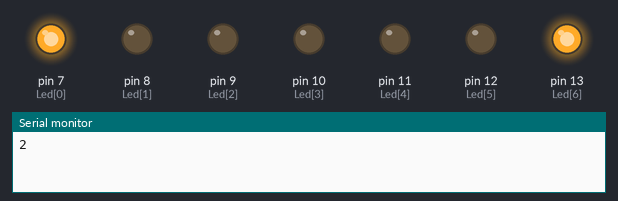
The sketch below on a simulated Arduino Uno, built with avr-gcc and run on an emulated ATmega328P. On the bench: output pins drawn as LEDs (lit = HIGH), the last lines printed to the serial monitor. Random numbers use the default seed unless the sketch sets one.

Above: at 0.1 s.
At 2.7 s:
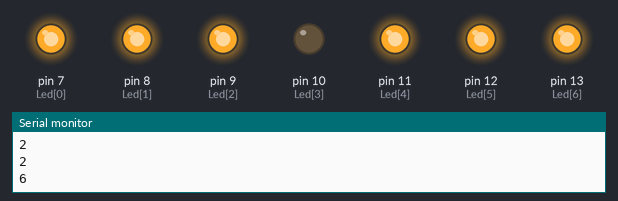
At 5.3 s:
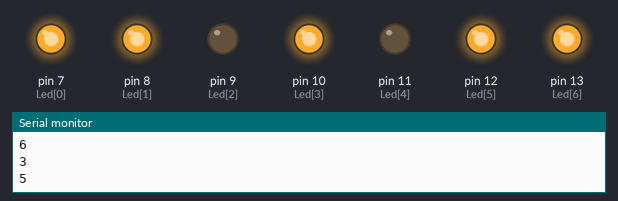
At 7.9 s:
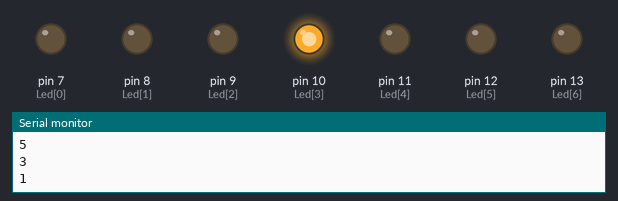
At 18.3 s:
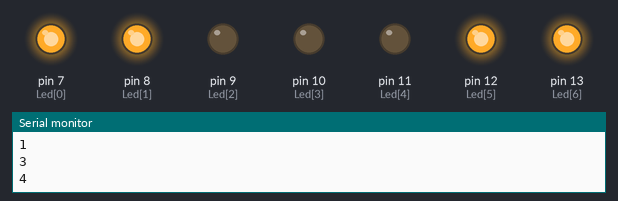
At 36.5 s:
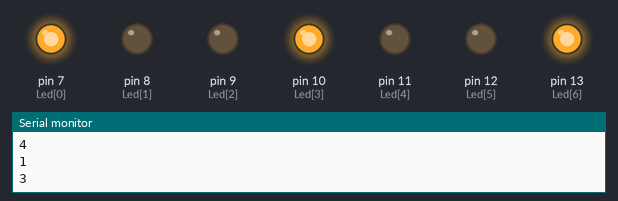
Timing chart, 0 to 40.0 s (numbered marks = the images above):
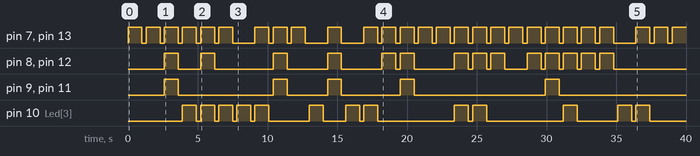

Measured:
- by itself, pin 10 (Led[3]): LOW → HIGH at 3.9 s, → LOW 1.0 s later, → HIGH 0.30 s later, → LOW 1.0 s later, … (26 changes in this stretch)
- by itself, pin 8 (Led[1]), pin 12 (Led[5]): LOW → HIGH at 2.6 s, → LOW 1.0 s later, → HIGH 1.6 s later, → LOW 1.0 s later, … (28 changes in this stretch)
- by itself, pin 9 (Led[2]), pin 11 (Led[4]): LOW → HIGH at 2.6 s, → LOW 1.0 s later, → HIGH 6.8 s later, → LOW 1.0 s later, … (10 changes in this stretch)

The sketch:

DigitalDiceLed.ino
```cpp
const int Led[] = {
  7, 8, 9, 10, 11, 12, 13
};

/*
 MAPPING OF DICE FACES IN Led[] INDEXES IS AS FOLLOW

 0      1
 2  3   4
 5      6
 *
 *
 */
const int DELAY_TIME = 1000;

void setup() {

  for (int x = 0; x < 7 ; x++) {
    pinMode(Led[x], OUTPUT);
    Serial.begin(9600);
  }

}

void loop() {

 // CHOOSE RANDOM NUMBER
  long  randNumber;
  randNumber = random(6) + 1;
  Serial.println(randNumber);

//  for (int x = 0; x < 7; x++) {
//    digitalWrite(Led[x], LOW);
//    //delay(500);
//  }

  switch (randNumber) {
    case 1:
      digitalWrite(Led[3], HIGH);//DIGITO 1
      delay(DELAY_TIME);
      break;
    case 2:
      digitalWrite(Led[0], HIGH);
      digitalWrite(Led[6], HIGH);
      delay(DELAY_TIME);
      //do something when var == 2
      break;

    case 3:
      digitalWrite(Led[0], HIGH);
      digitalWrite(Led[3], HIGH);
      digitalWrite(Led[6], HIGH);
      delay(DELAY_TIME);
      break;
    case 4:
      digitalWrite(Led[0], HIGH);
      digitalWrite(Led[1], HIGH);
      digitalWrite(Led[5], HIGH);
      digitalWrite(Led[6], HIGH);
      delay(DELAY_TIME);
      break;
    case 5:
      digitalWrite(Led[0], HIGH);
      digitalWrite(Led[1], HIGH);
      digitalWrite(Led[5], HIGH);
      digitalWrite(Led[6], HIGH);
      digitalWrite(Led[3], HIGH);
      delay(DELAY_TIME);
      break;

    case 6:
      digitalWrite(Led[0], HIGH);
      digitalWrite(Led[2], HIGH);
      digitalWrite(Led[5], HIGH);
      digitalWrite(Led[1], HIGH);
      digitalWrite(Led[4], HIGH);
      digitalWrite(Led[6], HIGH);
     delay(DELAY_TIME);
      break;


  }

  //TURN OFF DICE AFTER  EVERY 'THROW'
  for (int x = 0; x < 7 ; x++) {
    digitalWrite(Led[x], LOW);
  }

  delay(300);

  // put your main code here, to run repeatedly:
}
```
